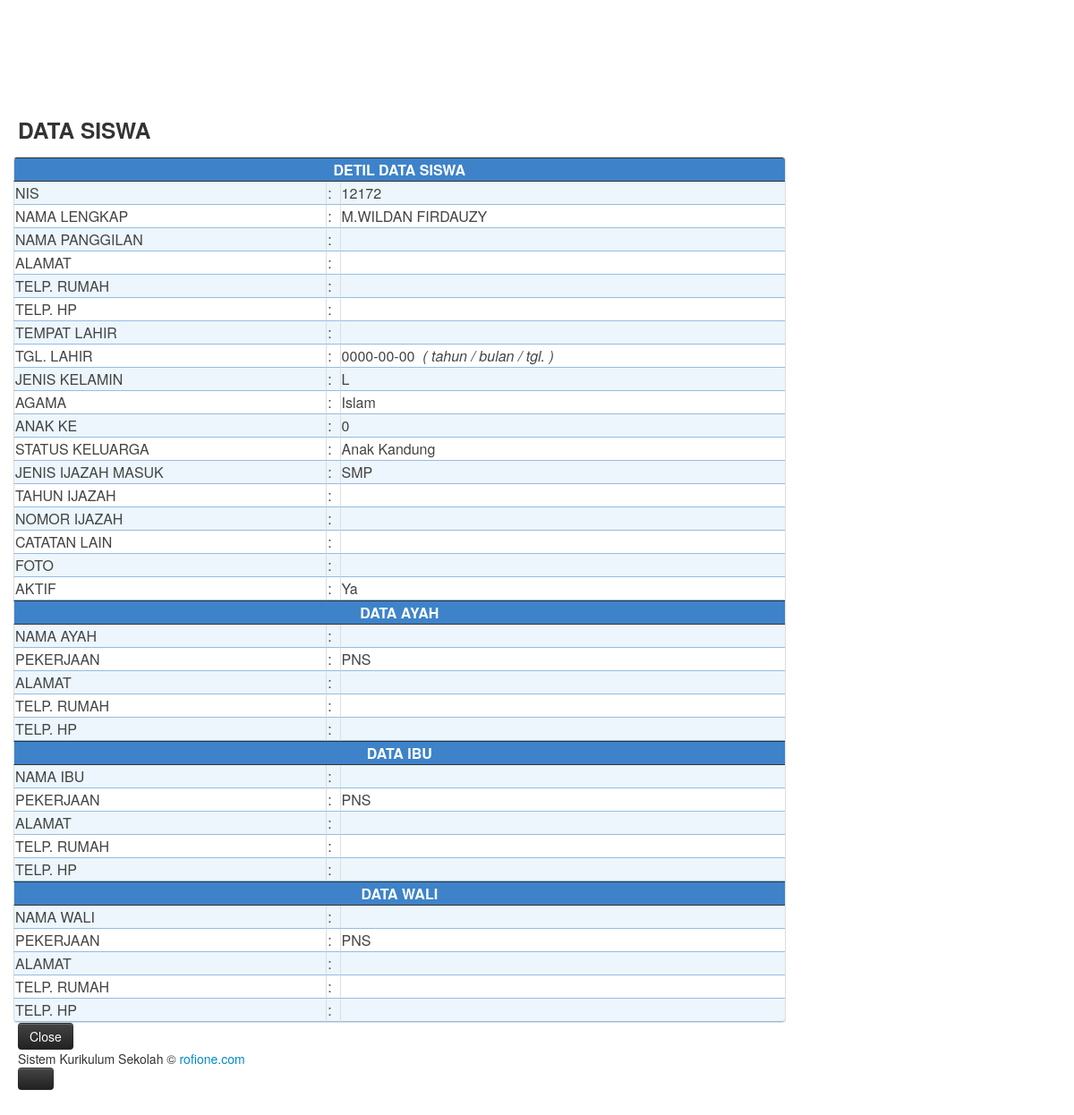
Page /admin/detil_siswa.php?nis=12172 on the committed database.
### tables this page shows
CREATE TABLE IF NOT EXISTS `siswa` (
  `NIS` varchar(15) NOT NULL,
  `NAMA_LENGKAP` varchar(50) DEFAULT NULL,
  `NAMA_PANGGILAN` varchar(15) DEFAULT NULL,
  `ALAMAT` varchar(100) DEFAULT NULL,
  `TELP_RUMAH` varchar(15) DEFAULT NULL,
  `TELP_HP` varchar(15) DEFAULT NULL,
  `TEMPAT_LAHIR` varchar(20) DEFAULT NULL,
  `TGL_LAHIR` date DEFAULT NULL,
  `SEX` char(1) DEFAULT NULL,
  `AGAMA` varchar(20) DEFAULT NULL,
  `ANAK_KE` smallint(6) DEFAULT NULL,
  `STATUS` varchar(20) DEFAULT NULL,
  `JENIS_IJAZAH` varchar(15) DEFAULT NULL,
  `TAHUN_IJAZAH` varchar(4) DEFAULT NULL,
  `NOMOR_IJAZAH` varchar(15) DEFAULT NULL,
  `NAMA_AYAH` varchar(50) DEFAULT NULL,
  `PEKERJAAN_AYAH` varchar(30) DEFAULT NULL,
  `ALAMAT_AYAH` varchar(100) DEFAULT NULL,
  `TELP_RUMAH_AYAH` varchar(15) DEFAULT NULL,
  `TELP_HP_AYAH` varchar(15) DEFAULT NULL,
  `NAMA_IBU` varchar(50) DEFAULT NULL,
  `PEKERJAAN_IBU` varchar(30) DEFAULT NULL,
  `ALAMAT_IBU` varchar(100) DEFAULT NULL,
  `TELP_RUMAH_IBU` varchar(15) DEFAULT NULL,
  `TELP_HP_IBU` varchar(15) DEFAULT NULL,
  `NAMA_WALI` varchar(50) DEFAULT NULL,
  `PEKERJAAN_WALI` varchar(30) DEFAULT NULL,
  `ALAMAT_WALI` varchar(100) DEFAULT NULL,
  `TELP_RUMAH_WALI` varchar(15) DEFAULT NULL,
  `TELP_HP_WALI` varchar(15) DEFAULT NULL,
  `CATATAN_LAIN` text,
  `FOTO` varchar(50) DEFAULT NULL,
  `AKTIF` varchar(1) DEFAULT NULL,
  PRIMARY KEY (`NIS`)
);

### admin/detil_siswa.php (the view, shortened to what this page needs)
<?php
$nis = $_REQUEST['nis'];
$strsql = "select nis,nama_lengkap,nama_panggilan,alamat,telp_rumah,telp_hp,tempat_lahir,tgl_lahir,sex,agama,anak_ke,status,
jenis_ijazah,tahun_ijazah,nomor_ijazah,nama_ayah,pekerjaan_ayah,alamat_ayah,telp_rumah_ayah,telp_hp_ayah,nama_ibu,pekerjaan_ibu,
alamat_ibu,telp_rumah_ibu,telp_hp_ibu,nama_wali,pekerjaan_wali,alamat_wali,telp_rumah_wali,telp_hp_wali,catatan_lain,aktif,foto
from siswa where nis='$nis'";
$hasil = mysql_query($strsql);
$row = mysql_fetch_array($hasil);
?>
<html>
    <head>
        <link href="../bootstrap/css/bootstrap.css" rel="stylesheet"/>
        <link href="../bootstrap/css/bootstrap-responsive.css" rel="stylesheet"/>
        <link href="../bootstrap/css/style.css" rel="stylesheet"/>
    </head>
    <body>
        <div class="container-fluid">
            <div class="row-fluid">
                <div class="span9">
                    <h3>DATA SISWA</h3>
                    <table class="table-bordered">
                        <thead>
                        <th colspan="3">DETIL DATA SISWA</th>
                        </thead>
                        <tr>
                            <td>NIS</td>
                            <td>:</td>
                            <td><?php echo $nis; ?></td>
                        </tr>
                        <tr>
                            <td>NAMA LENGKAP</td>
                            <td>:</td>
                            <td><?php echo $row[nama_lengkap]; ?></td>
                        </tr>
                        <tr>
                            <td>NAMA PANGGILAN</td>
                            <td>:</td>
                            <td><?php echo $row[nama_panggilan]; ?></td>
                        </tr>
                        <tr>
                            <td>ALAMAT</td>
                            <td>:</td>
                            <td><?php echo $row[alamat]; ?></td>
                        </tr>
                        <tr>
                            <td>TELP. RUMAH</td>
                            <td>:</td>
                            <td><?php echo $row[telp_rumah]; ?></td>
                        </tr>
                        <tr>
                            <td>TELP. HP</td>
                            <td>:</td>
                            <td><?php echo $row[telp_hp]; ?></td>
                        </tr>
                        <tr>
                            <td>TEMPAT LAHIR</td>
                            <td>:</td>
                            <td><?php echo $row[tempat_lahir]; ?></td>
                        </tr>
                        <tr>
                            <td>TGL. LAHIR</td>
                            <td>:</td>
                            <td>
                                <?php
                                echo $row[tgl_lahir];
                                ?>
                                &nbsp;<i>( tahun / bulan / tgl. )</i></td>
                        </tr>
                        <tr>
                            <td>JENIS KELAMIN</td>
                            <td>:</td>
                            <td>
                                <?php
                                echo $row[sex];
                                ?>
                            </td>
                        </tr>
                        <tr>
                            <td>AGAMA</td>
                            <td>:</td>
                            <td><?php echo $row[agama]; ?></td>
                        </tr>
                        <tr>
                            <td>ANAK KE </td>
                            <td>:</td>
                            <td><?php echo $row[anak_ke]; ?></td>
                        </tr>
                        <tr>
                            <td>STATUS KELUARGA</td>
                            <td>:</td>
                            <td><?php echo $row[status]; ?></td>
                        </tr>
                        <tr>
                            <td>JENIS IJAZAH
                                MASUK</td>
                            <td>:</td>
                            <td><?php echo $row[jenis_ijazah]; ?></td>
                        </tr>
                        <tr>
                            <td>TAHUN IJAZAH</td>
                            <td>:</td>
                            <td><?php echo $row[tahun_ijazah]; ?></td>
                        </tr>
                        <tr>
                            <td>NOMOR IJAZAH</td>
                            <td>:</td>
                            <td><?php echo $row[nomor_ijazah]; ?></td>
                        </tr>
                        <tr>
                            <td>CATATAN LAIN</td>
                            <td>:</td>
                            <td><?php echo $row[catatan_lain]; ?></td>
                        </tr>
                        <tr>
                            <td>FOTO</td>
                            <td>:</td>
                            <td>
                        </tr>
                        <tr>
                            <td>AKTIF</td>
                            <td>:</td>
                            <td>
                                <?php
                                if ($row[aktif] == '1') {
                                    echo "Ya";
                                } else {
                                    echo "Tidak";
                                }
                                ?>
                            </td>
                        </tr>
                        <tr>
                        <thead>
                        <th colspan="3">DATA AYAH</th>
                        </thead>
                        </tr>
                        <tr>
                            <td>NAMA AYAH </td>
                            <td>:</td>
                            <td><?php echo $row[nama_ayah]; ?></td>
                        </tr>
                        <tr>
                            <td>PEKERJAAN</td>
                            <td>:</td>
                            <td><?php echo $row[pekerjaan_ayah]; ?></td>
                        </tr>
                        <tr>
                            <td>ALAMAT</td>
                            <td>:</td>
                            <td><?php echo $row[alamat_ayah]; ?></td>
                        </tr>
                        <tr>
                            <td>TELP. RUMAH</td>
                            <td>:</td>
                            <td><?php echo $row[telp_rumah_ayah]; ?></td>
                        </tr>
                        <tr>
                            <td>TELP. HP</td>
                            <td>:</td>
                            <td><?php echo $row[telp_hp_ayah]; ?></td>
                        </tr>
                        <thead>
                        <th colspan="3">DATA IBU</th>
                        </thead>
                        <tr>
                            <td>NAMA IBU</td>
                            <td>:</td>
                            <td><?php echo $row[nama_ibu]; ?></td>
                        </tr>
                        <tr>
                            <td>PEKERJAAN</td>
                            <td>:</td>
                            <td><?php echo $row[pekerjaan_ibu]; ?></td>
                        </tr>
                        <tr>
                            <td>ALAMAT</td>
                            <td>:</td>
                            <td><?php echo $row[alamat_ibu]; ?></td>
                        </tr>
                        <tr>
                            <td>TELP. RUMAH</td>
                            <td>:</td>
                            <td><?php echo $row[telp_rumah_ibu]; ?></td>
                        </tr>
                        <tr>
                            <td>TELP. HP</td>
                            <td>:</td>
                            <td><?php echo $row[telp_hp_ibu]; ?></td>
                        </tr>
                        <thead>
                        <th colspan="3">DATA WALI</th>
                        </thead>
                        <tr>
                            <td>NAMA WALI</td>
                            <td>:</td>
                            <td><?php echo $row[nama_wali]; ?></td>
                        </tr>
                        <tr>
                            <td>PEKERJAAN</td>
                            <td>:</td>
                            <td><?php echo $row[pekerjaan_wali]; ?></td>
                        </tr>
                        <tr>
                            <td>ALAMAT</td>
                            <td>:</td>
                            <td><?php echo $row[alamat_wali]; ?></td>
                        </tr>
                        <tr>
                            <td>TELP. RUMAH</td>
                            <td>:</td>
                            <td><?php echo $row[telp_rumah_wali]; ?></td>
                        </tr>
                        <tr>
                            <td>TELP. HP</td>
                            <td>:</td>
                            <td><?php echo $row[telp_hp_wali]; ?></td>
                        </tr>
                    </table>
                    <button class="btn btn-inverse" onClick="closeWin();">Close</button>
                </div>
            </div>
            <?php include_once './footer.php'; ?>
        </div>
    </body>
</html>

### rows in the picture
siswa: NAMA_LENGKAP "M.WILDAN FIRDAUZY", TGL_LAHIR "0000-00-00", SEX "L", AGAMA "Islam", ANAK_KE "0", STATUS "Anak Kandung", JENIS_IJAZAH "SMP", PEKERJAAN_AYAH "PNS", PEKERJAAN_IBU "PNS", PEKERJAAN_WALI "PNS"

### other values in the picture
$nis "12172"
